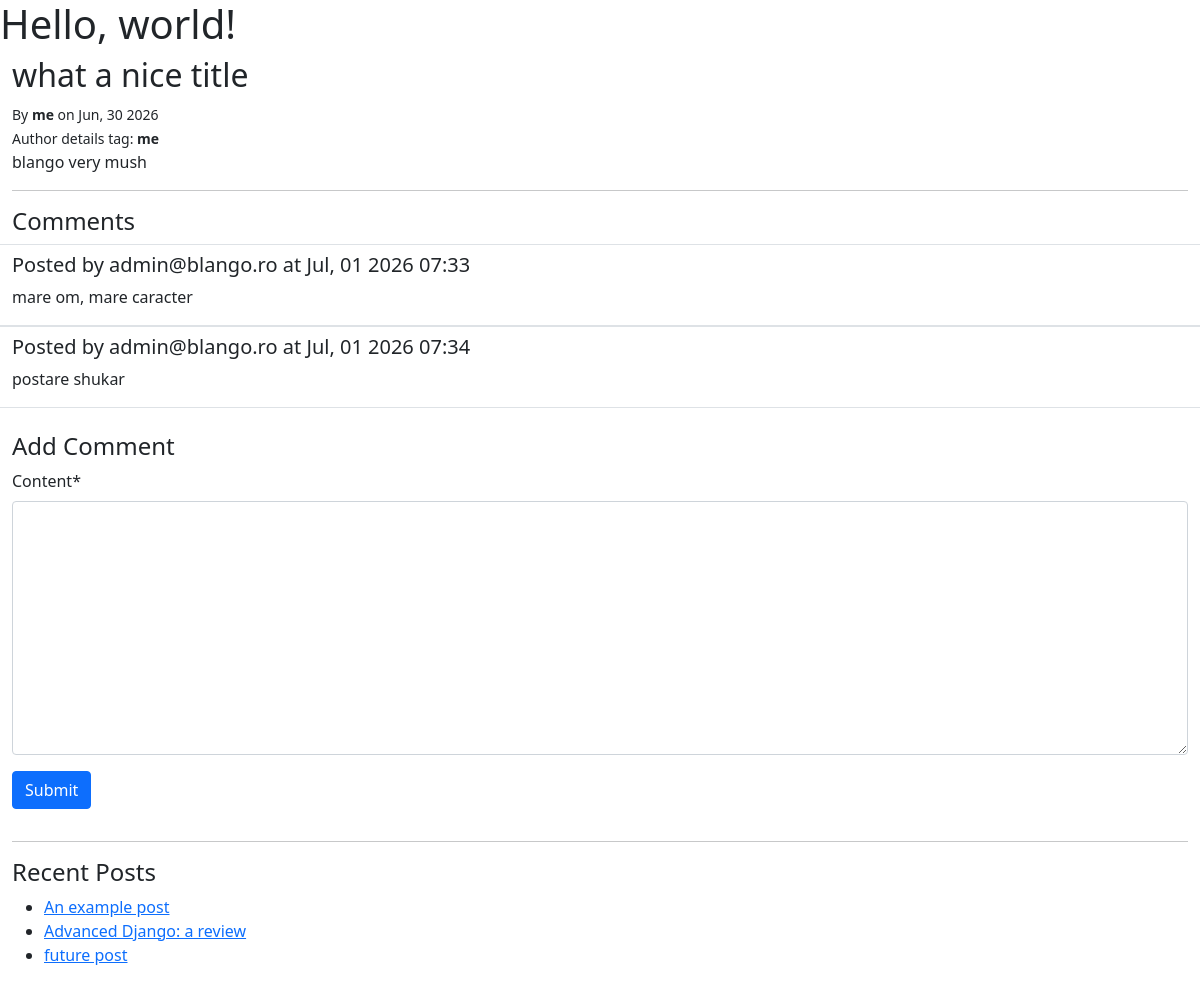
The page /post/what-a-nice-title/ (signed in) on the database its author committed.
### blog/models.py (models this page shows, shortened)
class Post(models.Model):
    author = models.ForeignKey(to=settings.AUTH_USER_MODEL, on_delete=models.PROTECT)
    created_at = models.DateTimeField(auto_now_add=True)
    modified_at = models.DateTimeField(auto_now=True)
    published_at = models.DateTimeField(blank=True, null=True)
    title = models.TextField(max_length=100)
    slug = models.SlugField(unique=True)
    summary = models.TextField(max_length=500)
    content = models.TextField()
    tags = models.ManyToManyField(Tag, related_name="posts")
    comments = GenericRelation(Comment)

class Comment(models.Model):
    creator = models.ForeignKey(to=settings.AUTH_USER_MODEL, on_delete=models.CASCADE)
    content = models.TextField()
    content_type = models.ForeignKey(ContentType, on_delete=models.CASCADE)
    object_id = models.PositiveIntegerField()
    content_object = GenericForeignKey("content_type", "object_id")
    created_at = models.DateTimeField(auto_now_add=True)
    modified_at = models.DateTimeField(auto_now=True)

### blango_auth/models.py (models this page shows)
class User(AbstractUser):
    username = None
    email = models.EmailField(_("email address"), unique=True)
    objects = BlangoUserManager()
    USERNAME_FIELD = "email"
    REQUIRED_FIELDS = []
    def __str__(self):
        return self.email

### blog/views.py (the view)
# urls.py: path("post/<slug>/", blog.views.post_detail, name="blog-post-detail"),
def post_detail(request, slug):
    post = get_object_or_404(Post, slug=slug)
    if request.user.is_active:
        if request.method == "POST":
            comment_form = CommentForm(request.POST)
            if comment_form.is_valid():
                comment = comment_form.save(commit=False)
                comment.content_object = post
                comment.creator = request.user
                comment.save()
                return redirect(request.path_info)
        else:
            comment_form = CommentForm()
    else:
        comment_form = None
    return render(request, "blog/post-detail.html", {'post': post, 'comment_form':comment_form})

### blog/forms.py
class CommentForm(forms.ModelForm):
    class Meta:
        model = Comment
        fields = ["content"]
    def __init__(self, *args, **kwargs):
        super().__init__(*args, **kwargs)
        self.helper = FormHelper(self)
        self.helper.add_input(Submit('submit', 'Submit'))

### blog/templatetags/blog_extras.py (called while the page is built, shortened)
@register.filter
def author_details(author, current_user=None):
    if not isinstance(author, user_model):
        return ""
    if author == current_user:
        return format_html('<strong>{}</strong>', 'me')

@register.simple_tag
def rowcol(extra_classes=""):
    return format_html('<div class="row {}"><div class="col">', extra_classes)

@register.simple_tag
def endrowcol():
    return format_html('</div></div>', kwargs=[])

@register.simple_tag(takes_context=True)
def author_details_tag(context):
    request = context["request"]
    post = context["post"]
    return(author_details(post.author, request.user))

@register.inclusion_tag("blog/post-list.html")
def recent_posts(post):
    posts = Post.objects.exclude(pk=post.pk)[:5]
    return {"title": "Recent Posts", 'posts': posts}

### templates/blog/post-detail.html (shortened to what this page needs)
{% extends "base.html" %}
{% load blog_extras %}
{% block content %}
<h2>{{ post.title }}</h2>
{% rowcol %}
    {% include "blog/post-byline.html" %}
{% endrowcol %}
{% rowcol %}
    {{ post.content }}
{% endrowcol %}
<hr/>
{% include "blog/post-comments.html" %}
<hr/>
{% rowcol %}
{% recent_posts post %}
{% endrowcol %}
{% endblock content %}

### templates/blog/post-byline.html
{% load blog_extras %}
<small>By {{ post.author|author_details:request.user }} on {{ post.published_at|date:"M, d Y" }}</small>
<br/><small>Author details tag: {% author_details_tag %}</small>

### templates/blog/post-comments.html
{% load blog_extras crispy_forms_tags %}
<h4>Comments</h4>
{% for comment in post.comments.all %}
{% rowcol "border-top pt-2" %}
<h5>Posted by {{ comment.creator }} at {{ comment.created_at|date:"M, d Y h:i" }}</h5>
{% endrowcol %}
{% rowcol "border-bottom" %}
<p>{{ comment.content }}</p>
{% endrowcol %}
{% empty %}
{% rowcol "border-top border-bottom" %}
{% endrowcol %}
{% endfor %}
{% if request.user.is_active %}
{% rowcol "mt-4" %}
<h4>Add Comment</h4>
{% crispy comment_form %}
{% endrowcol %}
{% endif %}

### templates/blog/post-list.html
<h4>{{ title }}</h4>
<ul>{% for post in posts %}
    <li><a href="{% url 'blog-post-detail' post.slug %}">{{ post.title }}</a></li>
{% endfor %}</ul>

### rows shown on the page
Post: title "what a nice title", author|author_details "me", published_at "Jun, 30 2026", author "me", content "blango very mush"
Comment: creator "admin@blango.ro", created_at "Jul, 01 2026 07:33", content "mare om, mare caracter"
Comment: creator "admin@blango.ro", created_at "Jul, 01 2026 07:34", content "postare shukar"
Post: title "An example post"
Post: title "Advanced Django: a review"
Post: title "future post"

### other values the page prints
{{ title }} "Recent Posts"
